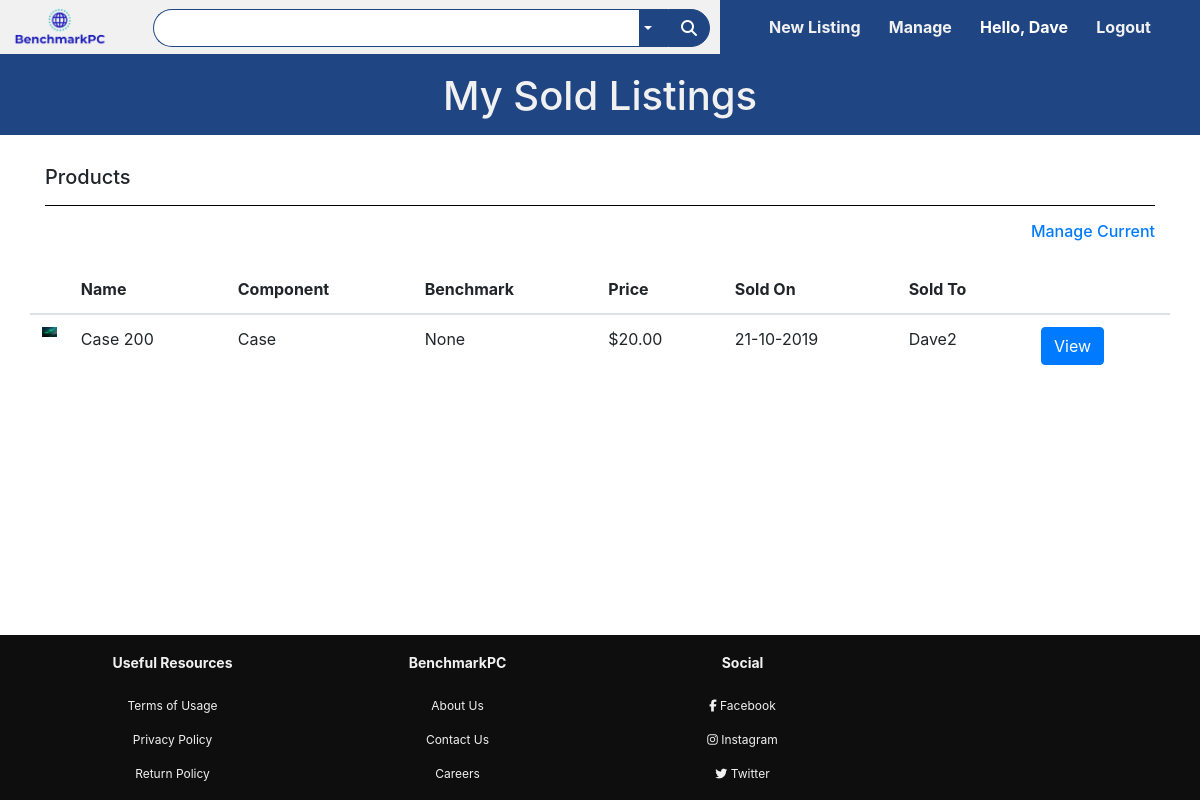
The app's page /previous (signed in) with its own data.
### bench/models.py (models this page shows, shortened)
class User(UserMixin, db.Model):
    id = db.Column(db.Integer, primary_key=True)
    username = db.Column(db.String(80), unique=True, nullable=False)
    email = db.Column(db.String(120), unique=True, nullable=False)
    phone = db.Column(db.String(120), unique=True, nullable=False)
    password_hash = db.Column(db.String(128))
    listings = db.relationship('Listing', backref='user', lazy='dynamic')

class Images(db.Model):
    id = db.Column(db.Integer, primary_key=True)
    ImageName = db.Column(db.String(80), nullable=False)
    ImageListing = db.Column(db.Integer, db.ForeignKey('listing.id'))

class Listing(db.Model):
    id = db.Column(db.Integer, primary_key=True)
    ListingScore = db.Column(db.Integer, nullable=True)
    ListingState = db.Column(db.Integer, nullable=True, server_default="Open")
    ListingName = db.Column(db.String(80), unique=False, nullable=False)
    ListingPrice = db.Column(db.Numeric, unique=False, nullable=False)
    ListingType = db.Column(db.String(80), unique=False, nullable=False)
    ListingDescription = db.Column(
        db.String(80), unique=False, nullable=False, default="Empty")
    ListingTimeStamp = db.Column(
        db.DateTime, default=datetime.datetime.utcnow(), nullable=False)
    userId = db.Column(db.Integer, db.ForeignKey('user.id'))

class Sales(db.Model):
    id = db.Column(db.Integer, primary_key=True)
    ListingID = db.Column(db.Integer, db.ForeignKey('listing.id'))
    BuyerID = db.Column(db.Integer, db.ForeignKey('user.id'))
    SalePrice = db.Column(db.Numeric, unique=False, nullable=False)
    SaleTimeStamp = db.Column(db.DateTime, default=datetime.datetime.utcnow(), nullable=False)

### bench/routes.py (the view)
@app.route('/previous')
def viewOldListings():
    if current_user.is_anonymous:
        return redirect('/login')
    title = "Viewing Old Listings | BenchmarkPC"
    listings = Listing.query.filter(Listing.userId==current_user.id, Listing.ListingState=='Closed').all()
    listingsAndImages = []
    listingIDS = []
    for listing in listings:
        print("Getting Image")
        image = Images.query.filter_by(ImageListing=listing.id).first()
        if(image != None):
            print("Got Image")
            listingsAndImages.append([listing, image.ImageName])
        else:
            listingsAndImages.append([listing])
        listingIDS.append(listing.id)
    sales = Sales.query.filter(Sales.ListingID.in_(listingIDS)).all()
    for sale in sales:
        user = User.query.filter_by(id=sale.BuyerID).first()
        sale.BuyerID = user.username
    print(sales[0].SaleTimeStamp)
    return render_template('search.html', title=title, listings=listingsAndImages, viewType='previous', sales=sales)

### bench/models.py (called while the page is built)
@login_manager.user_loader
def load_user(id):
    return User.query.get(int(id))

### bench/templates/search.html
{% extends 'base.html' %}
{% block content %}
<section class="results-heading-box">
    <div class="container">
        {% if viewType == 'search' %}
            <h1 class="text-center page-title">Results</h1>
        {% elif viewType == 'manage' %}
        <h1 class="text-center page-title">My Listings</h1>
        {% elif viewType == 'previous' %}
        <h1 class="text-center page-title">My Sold Listings</h1>
        {% endif %}
    </div>
</section>
<section class="product-results">
    <div class="sub-header-results container">
        <h5>Products</h5>
        <hr>
    </div>
    <div class="extra-actions container">
        <ul>
            {% if viewType == 'search' %}
            <li>
                <a href="/compare">
                    <h6>Compare</h6>
                </a>
            </li>
            <li>
                <a href="/price-notif">
                    <h6>Price Alert</h6>
                </a>
            </li>
            {% elif viewType == 'manage' %}
            <li>
                <a href="/previous">
                    <h6>View Previous</h6>
                </a>
            </li>
            {% elif viewType == 'previous' %}
            <li>
                <a href="/manage">
                    <h6>Manage Current</h6>
                </a>
            </li>
            {% endif %}
        </ul>
    </div>
    <table class="table table-hover container results-table">
        <thead>
            <tr class="results-table-header">
            <th scope="col"></th>
            <th scope="col">Name</th>
            <th scope="col">Component</th>
            <th scope="col">Benchmark</th>
            <th scope="col">Price</th>
            {% if viewType == 'previous' %}
            <th scope="col">Sold On</th>
            <th scope="col">Sold To</th>
            {% endif %}
            <th scope="col"></th>
            </tr>
        </thead>
        <tbody>
            {% for listing in range(listings|length) %}
            <tr>
            <th scope="row">
                <div class="image-parent">
                    <div class="image-container">
                        {% if listings[listing]|length == 1 %}
                        <img src="static/placeholder.png" alt="static/Images/6_p.jpg">
                        {% elif listings[listing]|length == 2 %}
                        <img src="static/Images/{{ listings[listing][1] }}" alt="static/Images/6_p.jpg">
                        {% endif %}
                    </div>
                </div>
            </th>
            <td>{{ listings[listing][0].ListingName }}</td>
            <td>{{ listings[listing][0].ListingType }}</td>
            <td>{{ listings[listing][0].ListingScore }}</td>
            {% if viewType == 'previous' %}
            <td>{{"${0:.2f}".format(sales[listing].SalePrice)}}</td>
            {% else %}
            <td>{{"${0:.2f}".format(listings[listing][0].ListingPrice)}}</td>
            {% endif %}
            {% if viewType == 'previous' %}
            <td>{{ sales[listing].SaleTimeStamp.strftime('%d-%m-%Y') }}</td>
            <td>{{ sales[listing].BuyerID }}</td>
            {% endif %}
            <td>
                {% if viewType == 'search' or viewType == 'previous' %}
                <a href="/listing/{{ listings[listing][0].id }}" class="btn btn-primary">View</a></td>
                {% elif viewType == 'manage' %}
                <a href="/manage/{{ listings[listing][0].id }}" class="btn btn-primary">Manage</a></td>
                {% endif %}
            </tr>
            {% endfor %}
        </tbody>
    </table>
</section>
{% endblock %}

### bench/templates/base.html (shortened to what this page needs)
<!DOCTYPE html>
<html>
    <head>
        <link rel="stylesheet" type="text/css" href="{{ url_for('static',filename='styles/base.css') }}">
        <link rel="stylesheet" href="https://stackpath.bootstrapcdn.com/bootstrap/4.3.1/css/bootstrap.min.css">
    </head>
    <body>
        <div class="page-container">
            <div class="content-wrapper">
                <div class="nav-bar" style="margin-bottom: 0;">
                    <div class="search">
                        <a href="/">
                            <img src="/static/logo.PNG" class="logo">
                        </a>
                        <input form="searchForm" name="searchText" type="text" class="form-control search-bar-form">
                        <div class="dropdown">
                            <button class="dropbtn dropdown-toggle" type="button" id="dropdownMenuButton"
                            data-toggle="dropdown" aria-haspopup="true" aria-expanded="false"></button>
                        </div>
                        <span class="input-group-text search-bar-span">
                            <button type="submit" tabindex="2" form="searchForm" class="search-button-box">
                                <i class="fas fa-search"></i>
                            </button>
                        </span>
                    </div>
                    <div class="menu-bar">
                        <ul>
                            <li>
                                <a href="/newListing">New Listing</a>
                                <a href="/manage">Manage</a>
                                {% if current_user.is_authenticated %}
                                <a id="userText">Hello, {{ current_user.username }}</a>
                                <a href="/logout">Logout</a>
                                {% else %}
                                <a href="/login">Login</a>
                                <a href="/register">Register</a>
                                {% endif %}
                            </li>
                        </ul>
                    </div>
                </div>
                {% block content %}
                {% endblock %}
            </div>
            <section class="footer">
                <div class="text-center footer-box sticky-footer">
                    <div class="container resources">
                        <div class="row">
                            <div class="col-md-3 footer-links">
                                <h2>Useful Resources</h2>
                                <p><a href="/terms-conditions">Terms of Usage</a></p>
                                <p><a href="/privacy-policy">Privacy Policy</a></p>
                                <p><a href="/returns">Return Policy</a></p>
                            </div>
                            <div class="col-md-3 footer-links">
                                <h2>BenchmarkPC</h2>
                                <p><a href="/about-us">About Us</a></p>
                                <p><a href="/contact">Contact Us</a></p>
                                <p>Careers</p>
                            </div>
                            <div class="col-md-3 footer-links">
                                <h2>Social</h2>
                                <p>
                                    <i class="fab fa-facebook-f"></i>
                                    Facebook
                                </p>
                                <p>
                                    <i class="fab fa-instagram"></i>
                                    Instagram
                                </p>
                                <p>
                                    <i class="fab fa-twitter"></i>
                                    Twitter
                                </p>
                            </div>
                        </div>
                    </div>
                </div>
            </section>
        </div>
    </body>
</html>

### bench/static/styles/base.css (style rules this page uses)
* { margin: 0; padding: 0; }
body { background-color: #f1f1f1; font-family: sans-serif; min-height: 100%; position: relative; padding-bottom: 165px; margin: 0; }
html { height: 100%; margin: 0; }
.nav-bar { height: 57px; top: 0; position: sticky; background: #f1f1f1; margin-bottom: 20px; border-bottom: 3px solid #1f4582; z-index: 5; }
.logo { height: 40px; margin: 7px 12px; }
.search-button-box { overflow: hidden !important; background: rgba(0, 0, 0, 0); border-style: none !important; }
.search-bar-form { margin-top: 9px; margin-left: 30px; border: 1px solid #1f4582 !important; border-right: none !important; border-top-left-radius: 20px !important; border-bottom-left-radius: 20px !important; border-top-right-radius: 0px !important; border-bottom-right-radius: 0px !important; box-shadow: none !important; }
.search-bar-span { background: #1f4582 !important; border: 1px solid #1f4582 !important; margin: 9px 10px 7px 0px !important; border-top-left-radius: 0px !important; border-bottom-left-radius: 0px !important; border-top-right-radius: 20px !important; border-bottom-right-radius: 20px !important; cursor: pointer; }
.search { display: inline-flex; width: 60%; }
.fa-search { color: white; }
.menu-bar { width: 40%; height: 27px; float: right; }
.menu-bar ul li { list-style-type: none; padding: 15px 35px; display: flex; flex-direction: row; justify-content: space-around; flex-wrap: nowrap; background-color: #1f4582; cursor: pointer; }
.menu-bar ul li a { font-size: 16px; font-weight: bold; color: #f1f1f1; text-decoration: none; }
.footer-box { background: rgb(14, 14, 14); color: #f1f1f1; position: absolute; left: 0; right: 0; bottom: 0; height: 165px; }
.resources h2 { font-weight: bold; font-size: 14px; margin-top: 20px; margin-bottom: 25px; }
.resources p { font-size: 12px; }
.resources p a { text-decoration:none; color: #f1f1f1; }
#userText { color: white !important; }
.dropbtn { background-color: #1f4582 !important; color: #fff !important; margin-top: 9px !important; height: 38px !important; padding: 5px 15px 5px 5px !important; border: 1px solid #1f4582 !important; border-left: none !important; }
.dropdown { position: relative !important; display: inline-block !important; }
.page-title { padding: 15px; color: #f1f1f1; }
.results-heading-box { background-color: #1f4582 !important; margin-bottom: 30px; }
.results-table-header { border-top: hidden; }
.sub-header-results hr { color: black !important; background-color: black !important; }
.extra-actions ul { list-style-type: none; overflow: hidden; }
.extra-actions li { float: right; }
.extra-actions li a { display: block; text-align: center; padding-left: 15px; }
.image-parent { width: 48; }
.image-container { display: block; width: 100%; height: auto; position: relative; overflow: hidden; padding: 100% 0 0 0; }
.image-container img { display: block; max-width: 100%; max-height: 100%; position: absolute; top: 0; bottom: 0; left: 0; right: 0; }

### records on screen
User: username "Dave"
Images: ImageName (picture)
Listing: ListingName "Case 200", ListingType "Case", ListingScore "None"
Sales: SalePrice "$20.00", SaleTimeStamp "21-10-2019", BuyerID "Dave2"
